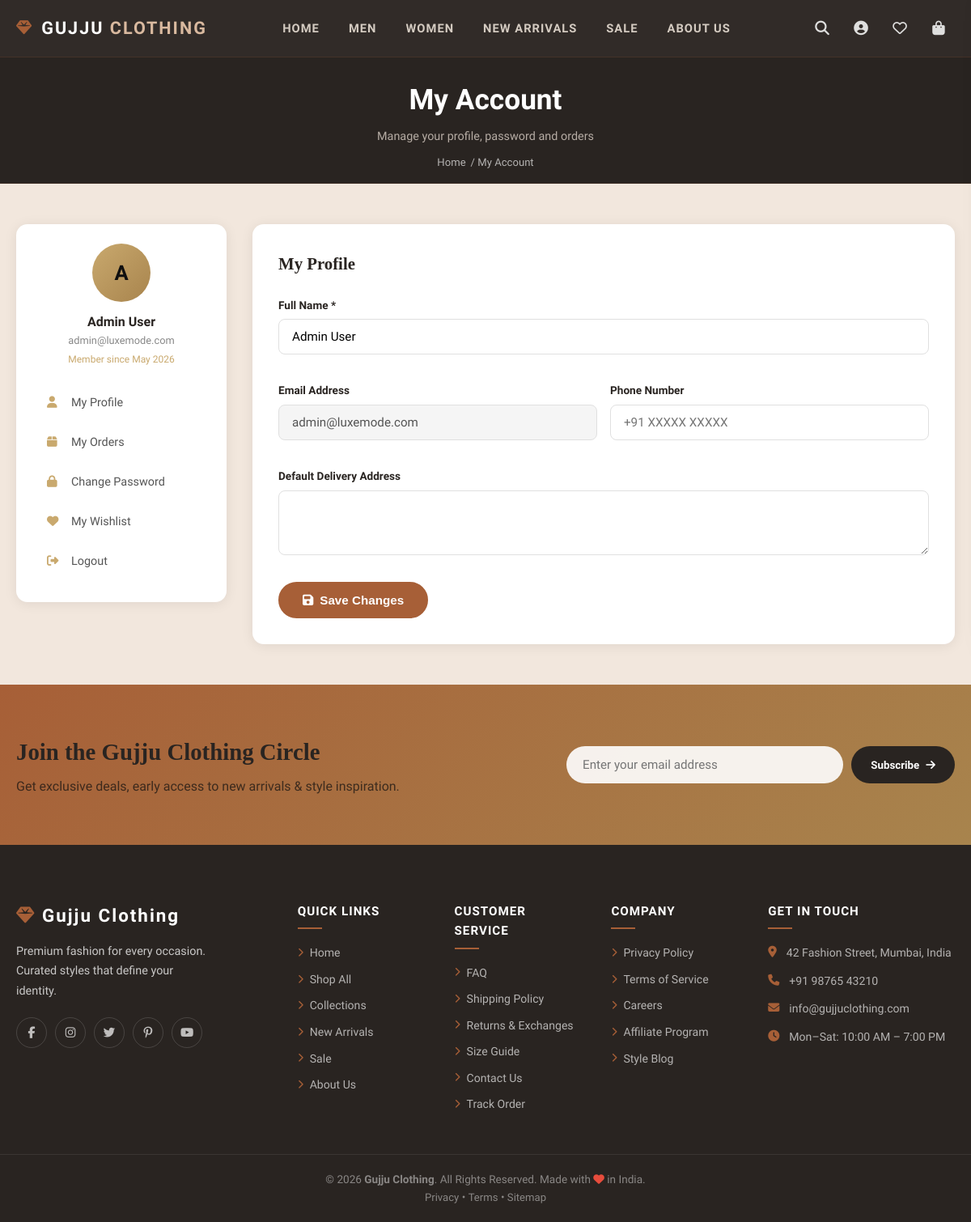
The app's page /pages/account.php (signed in) with its own data.
### tables this page shows
CREATE TABLE IF NOT EXISTS `users` (
  `id` INT UNSIGNED AUTO_INCREMENT PRIMARY KEY,
  `name` VARCHAR(100) NOT NULL,
  `email` VARCHAR(150) NOT NULL UNIQUE,
  `password` VARCHAR(255) NOT NULL,
  `phone` VARCHAR(20),
  `address` TEXT,
  `role` ENUM('customer','admin') DEFAULT 'customer',
  `status` ENUM('active','inactive') DEFAULT 'active',
  `created_at` TIMESTAMP DEFAULT CURRENT_TIMESTAMP
);

### includes/db.php (called while the page is built, shortened)
<?php
function getDB() {
    static $pdo = null;
    if ($pdo === null) {
        try {
            $dsn = "mysql:host=" . DB_HOST . ";dbname=" . DB_NAME . ";charset=utf8mb4";
            $options = [
                PDO::ATTR_ERRMODE            => PDO::ERRMODE_EXCEPTION,
                PDO::ATTR_DEFAULT_FETCH_MODE => PDO::FETCH_ASSOC,
                PDO::ATTR_EMULATE_PREPARES   => false,
            ];
            $pdo = new PDO($dsn, DB_USER, DB_PASS, $options);
            $pdo->exec("CREATE TABLE IF NOT EXISTS `product_images` (
              `id` INT(11) AUTO_INCREMENT PRIMARY KEY,
              `product_id` INT(11) NOT NULL,
              `image_path` VARCHAR(255) NOT NULL,
              `alt_text` VARCHAR(200),
              `sort_order` INT(11) DEFAULT 0,
              `created_at` TIMESTAMP DEFAULT CURRENT_TIMESTAMP
            ) ENGINE=InnoDB DEFAULT CHARSET=utf8mb4;");
        } catch (PDOException $e) {
            if (DEBUG_MODE) {
                die("Database Connection Failed: " . $e->getMessage());
            } else {
                die("Service temporarily unavailable. Please try again later.");
            }
        }
    }
    return $pdo;
}
function dbFetchOne($sql, $params = []) {
    $stmt = getDB()->prepare($sql);
    $stmt->execute($params);
    return $stmt->fetch();
}

### includes/functions.php (called while the page is built, shortened)
<?php
require_once __DIR__ . '/db.php';
function e($str) {
    return htmlspecialchars($str ?? '', ENT_QUOTES, 'UTF-8');
}

### pages/account.php (the view, shortened to what this page needs)
<?php
require_once __DIR__ . '/../includes/functions.php';
$userId = $_SESSION['user_id'];
$user   = dbFetchOne("SELECT id, name, email, phone, address, role, created_at FROM users WHERE id = ?", [$userId]);
include __DIR__ . '/../includes/header.php';
?>
<section class="page-hero">
  <div class="container">
    <h1>My Account</h1>
    <p>Manage your profile, password and orders</p>
    <nav class="breadcrumb"><a href="<?= SITE_URL ?>/index.php">Home</a> / My Account</nav>
  </div>
</section>
<div class="container" style="padding:50px 20px">
  <div style="display:grid;grid-template-columns:260px 1fr;gap:32px;align-items:start">
    <div style="background:#fff;border-radius:14px;padding:24px;box-shadow:0 2px 16px rgba(0,0,0,.08);position:sticky;top:90px">
      <div style="text-align:center;margin-bottom:20px">
        <div style="width:72px;height:72px;border-radius:50%;background:linear-gradient(135deg,#c9a96e,#a8844d);margin:0 auto 12px;display:flex;align-items:center;justify-content:center;font-size:1.6rem;font-weight:800;color:#0f0f0f">
          <?= strtoupper(substr($user['name'], 0, 1)) ?>
        </div>
        <div style="font-weight:700;font-size:1rem"><?= e($user['name']) ?></div>
        <div style="font-size:.8rem;color:#888"><?= e($user['email']) ?></div>
        <div style="font-size:.75rem;color:#c9a96e;margin-top:4px">Member since <?= date('M Y', strtotime($user['created_at'])) ?></div>
      </div>
      <nav>
        <?php $navItems = [
          ['#tab-profile','fa-user','My Profile','profile'],
          ['#tab-orders','fa-box','My Orders','orders'],
          ['#tab-password','fa-lock','Change Password','password'],
          [SITE_URL.'/pages/wishlist.php','fa-heart','My Wishlist',''],
          [SITE_URL.'/auth/logout.php','fa-sign-out-alt','Logout',''],
        ]; foreach ($navItems as $n): ?>
        <a href="<?= $n[0] ?>" onclick="<?= $n[3] ? "showTab('{$n[3]}');return false;" : '' ?>"
           style="display:flex;align-items:center;gap:12px;padding:11px 14px;border-radius:8px;color:#555;font-size:.9rem;margin-bottom:4px;transition:.3s"
           onmouseover="this.style.background='#f9f7f4';this.style.color='#c9a96e'" onmouseout="this.style.background='';this.style.color='#555'">
          <i class="fa <?= $n[1] ?>" style="width:18px;color:#c9a96e"></i><?= $n[2] ?>
        </a>
        <?php endforeach; ?>
      </nav>
    </div>
    <div>
      <div id="tab-profile" class="account-tab">
        <div style="background:#fff;border-radius:14px;padding:32px;box-shadow:0 2px 16px rgba(0,0,0,.08)">
          <h2 style="font-family:'Playfair Display',serif;font-size:1.3rem;margin-bottom:24px">My Profile</h2>
          <form method="POST" action="">
            <div style="display:grid;grid-template-columns:1fr 1fr;gap:16px">
              <div class="form-group" style="grid-column:1/-1">
                <label>Full Name *</label>
                <input type="text" name="name" required value="<?= e($user['name']) ?>"/>
              </div>
              <div class="form-group">
                <label>Email Address</label>
                <input type="email" value="<?= e($user['email']) ?>" disabled style="background:#f5f5f5;cursor:not-allowed"/>
              </div>
              <div class="form-group">
                <label>Phone Number</label>
                <input type="tel" name="phone" value="<?= e($user['phone'] ?? '') ?>" placeholder="+91 XXXXX XXXXX"/>
              </div>
              <div class="form-group" style="grid-column:1/-1">
                <label>Default Delivery Address</label>
                <textarea name="address" rows="3" style="width:100%;padding:12px 16px;border:1.5px solid #e0e0e0;border-radius:8px;font-family:inherit;font-size:.95rem;resize:vertical;outline:none"><?= e($user['address'] ?? '') ?></textarea>
              </div>
            </div>
            <button type="submit" class="btn btn-primary" style="margin-top:8px"><i class="fa fa-save"></i> Save Changes</button>
          </form>
        </div>
      </div>
    </div>
  </div>
</div>
<?php include __DIR__ . '/../includes/footer.php'; ?>

### assets/css/style.css (style rules this page uses)
*,*::before,*::after { box-sizing:border-box;margin:0;padding:0 }
:root { --dark:#292421;--dark2:#1e1a18;--dark3:#38322e; --copper:#A75F37;--pink:#CA8E82;--tan:#D9B99F;--blush:#F2D6CE;--vanilla:#F2E7DD;--green:#7A958F;--mint:#BAE0DA; --primary:var(--copper);--primary-dark:#8a4d2b;--gray:#777;--light:var(--vanilla);--white:#fff; --radius:12px;--radius-sm:8px;--shadow:0 4px 24px rgba(41,36,33,.12); --shadow-lg:0 8px 48px rgba(41,36,33,.2);--trans:.3s ease; }
html { scroll-behavior:smooth }
body { font-family:'Faculty Glyphic','Marcellus',sans-serif;background:var(--light);color:var(--dark);line-height:1.6;overflow-x:hidden }
a { text-decoration:none;color:inherit;transition:var(--trans) }
.container { max-width:1280px;margin:0 auto;padding:0 20px }
.btn { display:inline-flex;align-items:center;gap:8px;padding:12px 28px;border-radius:50px;font-size:.95rem;font-weight:600;cursor:pointer;transition:var(--trans);border:2px solid transparent;white-space:nowrap }
.btn-primary { background:var(--primary);color:var(--white);border-color:var(--primary) }
.form-group { margin-bottom:18px }
.form-group label { display:block;font-size:.85rem;font-weight:600;margin-bottom:6px;color:var(--dark) }
.form-group input,.form-group select,.form-group textarea { width:100%;padding:12px 16px;border:1.5px solid #e0e0e0;border-radius:var(--radius-sm);font-family:inherit;font-size:.95rem;transition:var(--trans);outline:none;background:var(--white) }
.page-hero { background:var(--dark);padding:25px 0 15px;text-align:center;position:relative;overflow:hidden;border-bottom:1px solid rgba(167,95,55,.15) }
.page-hero::before { display:none!important }
.page-hero h1 { font-family:'Marcellus','Cormorant Garamond',serif;font-size:clamp(1.6rem,3vw,2.2rem);color:var(--white);margin-bottom:6px;position:relative }
.page-hero p { color:rgba(242,231,221,.7);font-size:.9rem;position:relative }
.breadcrumb { display:flex;align-items:center;justify-content:center;gap:8px;margin-top:8px;font-size:.82rem;color:rgba(242,231,221,.5);position:relative }
.breadcrumb a { color:var(--tan) }
.account-tab { animation:fadeIn .3s ease }
.breadcrumb { display:flex;align-items:center;gap:6px;flex-wrap:wrap;margin-top:10px;font-size:.82rem;color:rgba(255,255,255,.65) }
.breadcrumb a { color:rgba(255,255,255,.65) }

### records on screen
users: name "A", name "Admin User", email "admin@luxemode.com", created_at "May 2026"

### other values on screen
$n[2] "My Profile"
$n[2] "My Orders"
$n[2] "Change Password"
$n[2] "My Wishlist"
$n[2] "Logout"
SITE_EMAIL "info@gujjuclothing.com"
